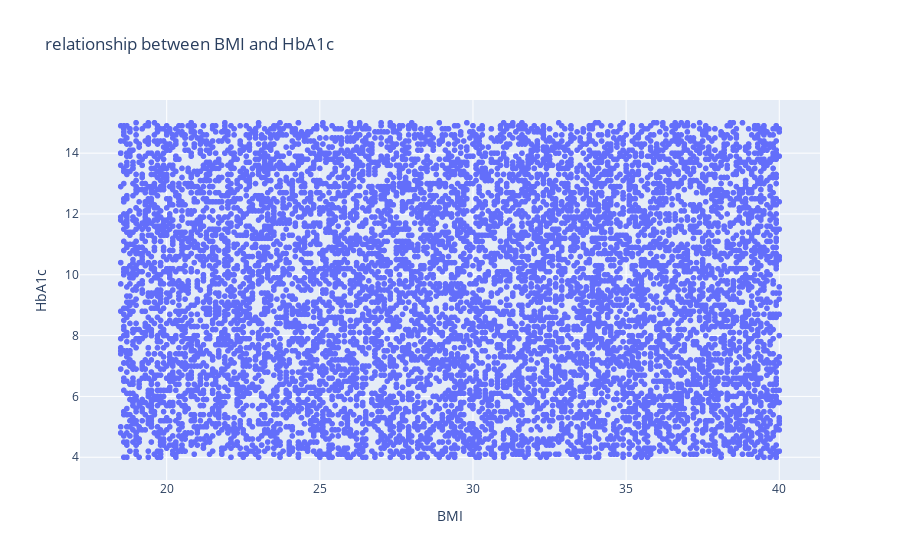

The cell this chart's notebook holds for it:
### Code cell
# relationship between BMI and HbA1c
px.scatter(data_frame=df ,x='BMI',y ='HbA1c' ,title='relationship between BMI and HbA1c')

### Figure 1 — Plotly figure (JSON) as saved in the notebook; plotly's stock layout.template omitted (floating-point values rounded to 4 significant figures; data arrays with more than 128 entries replaced by an {"elided": "..."} marker saying what was removed)
{"data": [{"hovertemplate": "BMI=%{x}<br>HbA1c=%{y}<extra></extra>", "legendgroup": "", "marker": {"color": "#636efa", "symbol": "circle"}, "mode": "markers", "name": "", "showlegend": false, "type": "scattergl", "x": {"elided": "10000 float values"}, "xaxis": "x", "y": {"elided": "10000 float values"}, "yaxis": "y"}], "layout": {"legend": {"tracegroupgap": 0}, "title": {"text": "relationship between BMI and HbA1c"}, "xaxis": {"anchor": "y", "domain": [0, 1], "title": {"text": "BMI"}}, "yaxis": {"anchor": "x", "domain": [0, 1], "title": {"text": "HbA1c"}}}}
